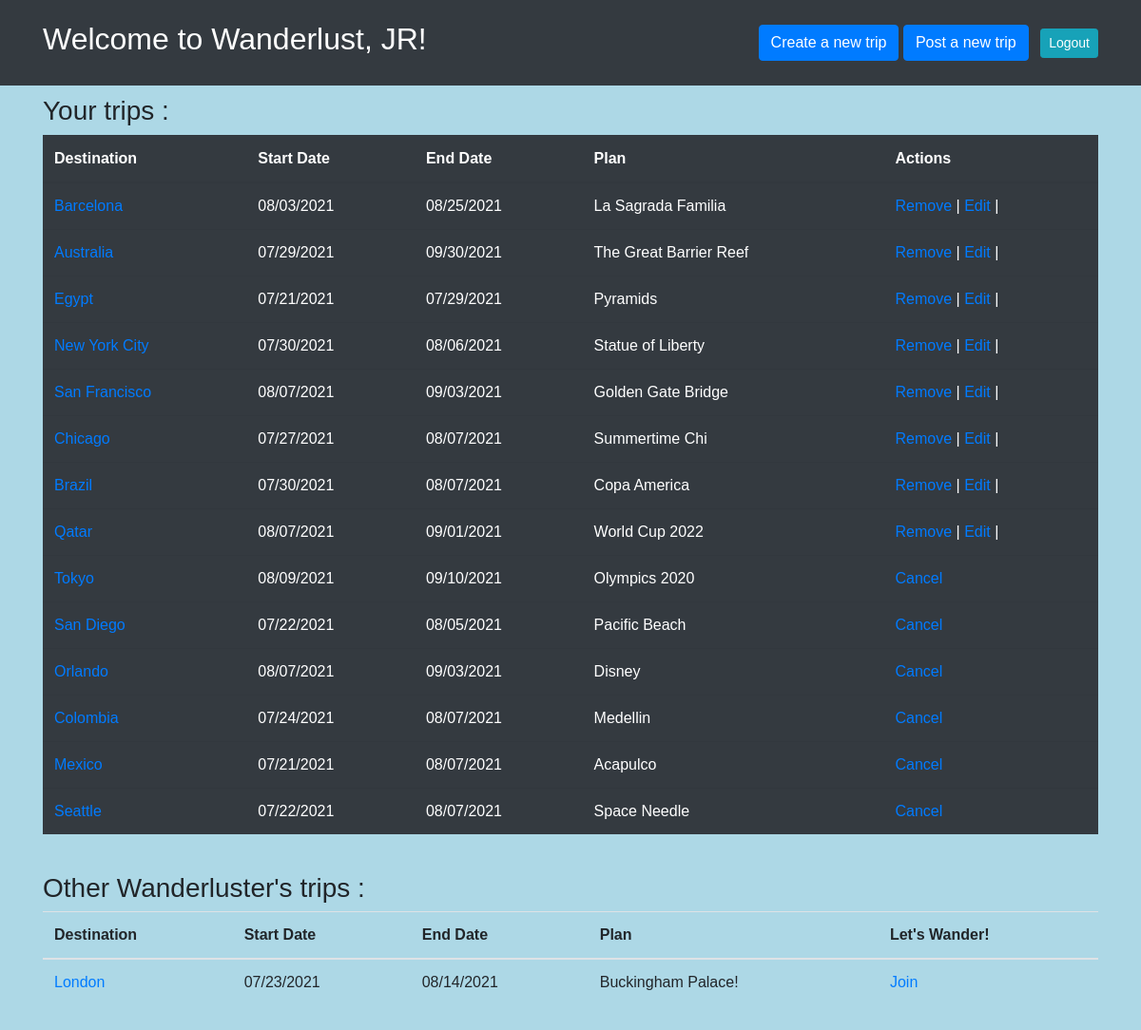
/dashboard (signed in), run on the app's committed database.
### wanderlust_app/models.py (models this page shows)
class Trip(models.Model):
    destination = models.CharField(max_length=255)
    start_date = models.DateTimeField()
    end_date = models.DateTimeField()
    plan = models.TextField()
    creator = models.ForeignKey(User, related_name = "trips",on_delete=models.CASCADE)
    joined = models.ManyToManyField(User, related_name = "joined_trips")
    created_at = models.DateField(auto_now_add=True)
    updated_at = models.DateField(auto_now=True)
    objects = TripManager()

### wanderlust_app/views.py (the view)
# urls.py: path('dashboard', views.dashboard),
def dashboard(request):
    if 'user_id' not in request.session:
        return redirect("/")
    user = User.objects.get(id = request.session['user_id'])
    context = {
		"user": user,
		"user_trips":Trip.objects.filter(creator = user),
        "joined_trips" : Trip.objects.filter(joined=user),
		"other_trips": Trip.objects.all().exclude(creator=user).exclude(joined=user),
	}
    return render(request,"trips.html",context)

### wanderlust_app/templates/trips.html (shortened to what this page needs)
<!DOCTYPE html>
<html lang="en">
<head>
    <link rel="stylesheet" href="https://stackpath.bootstrapcdn.com/bootstrap/4.1.3/css/bootstrap.min.css">
    {% load static %}
    <link rel="stylesheet" href="{% static 'css/style.css' %}">
</head>
<body>
    <nav class="navbar navbar-expand-lg navbar-dark bg-dark">
        <div class="container">
            <h2 class="header-color">Welcome to Wanderlust, {{request.session.greeting}}!</h2>
                <span class="navbar-text">
                    <a href="/trips/new"><button class="btn btn-primary">Create a new trip </button></a>
                    <a href="/success"><button class="btn btn-primary">Post a new trip </button></a>
                    <a href="/logout" role="button" class="btn btn-sm btn-info ml-2 text-white">Logout</a>
                </span>
        </div>
    </nav>
    <div class="container">
        <h3> Your trips :</h3>
<table class="table table-dark bg-dark">
    <thead>
        <th>Destination</th>
        <th>Start Date</th>
        <th>End Date</th>
        <th>Plan</th>
        <th>Actions</th>
    </thead>
    {% for trip in user_trips %}
    <tr>
        <td><a href="/trips/{{trip.id}}">{{trip.destination}}</a></td>
        <td>{{trip.start_date|date:"SHORT_DATE_FORMAT"}}</td>
        <td>{{trip.end_date|date:"SHORT_DATE_FORMAT"}}</td>
        <td>{{trip.plan}}</td>
        <td><a href="trips/{{trip.id}}/delete"> Remove </a> |
            <a href="trips/edit/{{trip.id}}">Edit</a> |
        </td>
    </tr>
    {% endfor %}
    {% for trip in joined_trips %}
    <tr>
        <td><a href="/trips/{{trip.id}}">{{trip.destination}}</a></td>
        <td>{{trip.start_date|date:"SHORT_DATE_FORMAT"}}</td>
        <td>{{trip.end_date|date:"SHORT_DATE_FORMAT"}}</td>
        <td>{{trip.plan}}</td>
        <td><a href="/trips/{{trip.id}}/cancel">Cancel</a></td>
    </tr>
    {% endfor %}
</table><br>
<h3> Other Wanderluster's trips :</h3>
<table class="table">
    <thead>
        <th>Destination</th>
        <th> Start Date</th>
        <th> End Date</th>
        <th>Plan</th>
        <th>Let's Wander!</th>
    </thead>
    {% for trip in other_trips %}
    <tr>
        <td><a href="/trips/{{ trip.id }}">{{trip.destination}}</a></td>
        <td>{{trip.start_date|date:"SHORT_DATE_FORMAT"}}</td>
        <td>{{trip.end_date|date:"SHORT_DATE_FORMAT"}}</td>
        <td>{{trip.plan}}</td>
        <td><a href="/trips/{{trip.id}}/join">Join</a></td>
    {% endfor %}
</table>
    </div>
</body>
</html>

### wanderlust_app/static/css/style.css (style rules this page uses)
* { padding: 0; margin: 0; font-family: sans-serif; }
div { padding: 10px; }
body { background-color: lightblue }
.header-color { color: white; }

### data on the page
Trip: destination "Barcelona", start_date "08/03/2021", end_date "08/25/2021", plan "La Sagrada Familia"
Trip: destination "Australia", start_date "07/29/2021", end_date "09/30/2021", plan "The Great Barrier Reef"
Trip: destination "Egypt", start_date "07/21/2021", end_date "07/29/2021", plan "Pyramids"
Trip: destination "New York City", start_date "07/30/2021", end_date "08/06/2021", plan "Statue of Liberty"
Trip: destination "San Francisco", start_date "08/07/2021", end_date "09/03/2021", plan "Golden Gate Bridge"
Trip: destination "Chicago", start_date "07/27/2021", end_date "08/07/2021", plan "Summertime Chi"
Trip: destination "Brazil", start_date "07/30/2021", end_date "08/07/2021", plan "Copa America"
Trip: destination "Qatar", start_date "08/07/2021", end_date "09/01/2021", plan "World Cup 2022"
Trip: destination "Tokyo", start_date "08/09/2021", end_date "09/10/2021", plan "Olympics 2020"
Trip: destination "San Diego", start_date "07/22/2021", end_date "08/05/2021", plan "Pacific Beach"
Trip: destination "Orlando", start_date "08/07/2021", end_date "09/03/2021", plan "Disney"
Trip: destination "Colombia", start_date "07/24/2021", end_date "08/07/2021", plan "Medellin"
Trip: destination "Mexico", start_date "07/21/2021", end_date "08/07/2021", plan "Acapulco"
Trip: destination "Seattle", start_date "07/22/2021", end_date "08/07/2021", plan "Space Needle"
Trip: destination "London", start_date "07/23/2021", end_date "08/14/2021", plan "Buckingham Palace!"

### other printed values
{{ request.session.greeting }} "JR"
